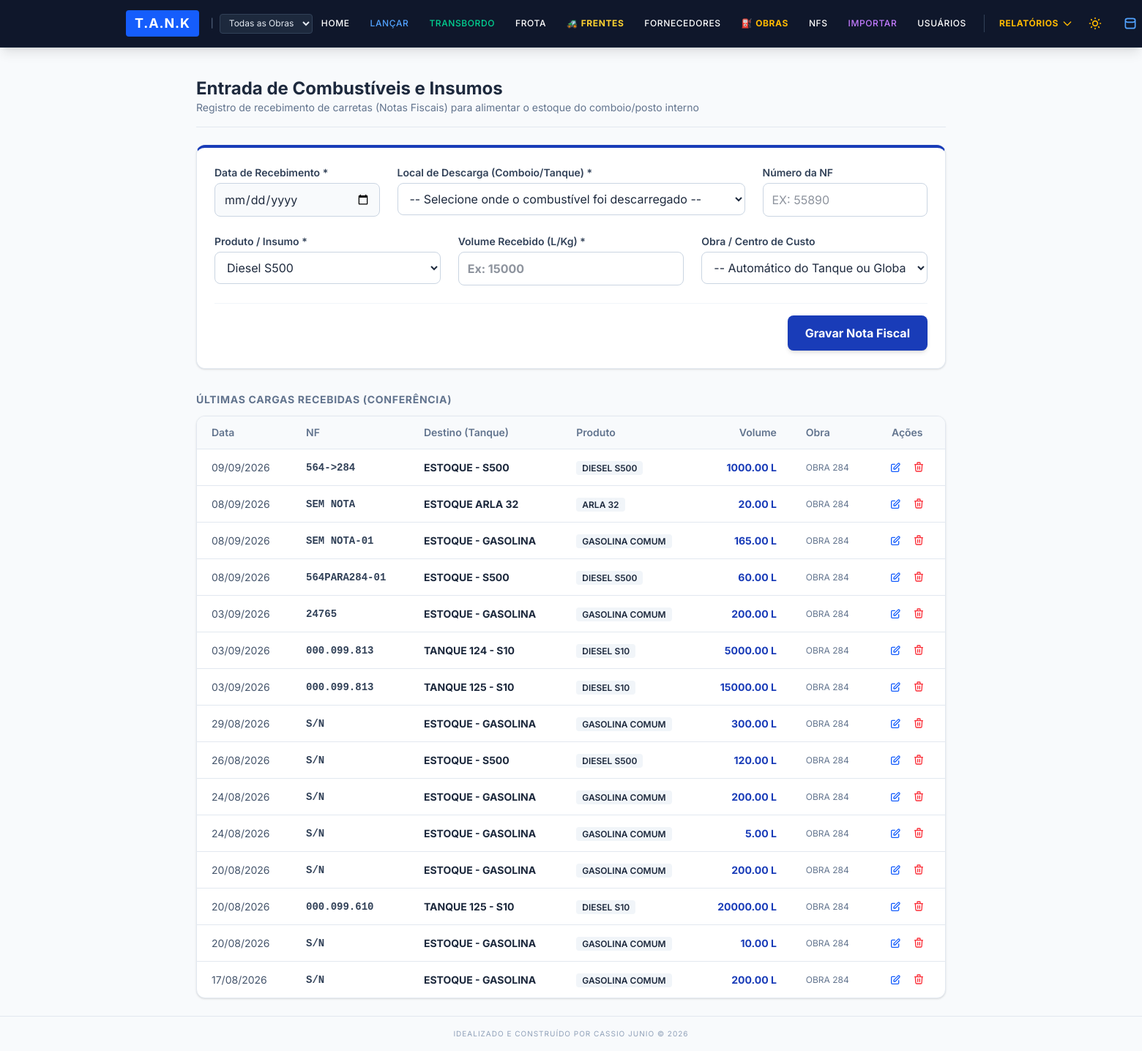
The page /entradas (signed in) on the database its author committed.
### app/models.py (models this page shows, shortened)
class EntradaInsumo(db.Model):
    __tablename__ = 'entradas_insumos'
    id = db.Column(db.Integer, primary_key=True)
    data_entrada = db.Column(db.Date, nullable=False)
    categoria_insumo = db.Column(db.String(50), nullable=False)
    quantidade = db.Column(db.Float, nullable=False)
    numero_nf = db.Column(db.String(50), nullable=True)
    fornecedor_id = db.Column(db.Integer, db.ForeignKey('fornecedores.id'), nullable=False)
    usuario_id = db.Column(db.Integer, db.ForeignKey('usuarios.id'), nullable=False)
    obra_id = db.Column(db.Integer, db.ForeignKey('obras.id'), nullable=True, index=True)
    fornecedor_rel = db.relationship('Fornecedor', backref='entradas_recebidas')
    usuario_rel = db.relationship('Usuario', backref='entradas_registradas')

class Fornecedor(db.Model):
    __tablename__ = 'fornecedores'
    id = db.Column(db.Integer, primary_key=True)
    nome = db.Column(db.String(100), unique=True, nullable=False, index=True)
    tipo_origem = db.Column(db.String(30), default='Interno')
    capacidade_litros = db.Column(db.Float, nullable=True)
    ativo = db.Column(db.Boolean, default=True, nullable=False)
    obra_id = db.Column(db.Integer, db.ForeignKey('obras.id'), nullable=True, index=True)
    estoque_inicial = db.Column(db.Float, default=0.0, nullable=True)  # Saldo inicial do tanque
    categoria_tanque = db.Column(db.String(30), default='Tanque', nullable=True)  # 'Tanque', 'Comboio', 'Posto Externo'
    tipo_combustivel = db.Column(db.String(50), default='DIESEL S10', nullable=True)  # 'DIESEL S10', 'DIESEL S500', 'GASOLINA COMUM', etc.
    abastecimentos = db.relationship('Abastecimento', backref='fornecedor_rel', lazy=True)

class Obra(db.Model):
    __tablename__ = 'obras'
    id = db.Column(db.Integer, primary_key=True)
    codigo = db.Column(db.String(20), unique=True, nullable=False, index=True)
    nome = db.Column(db.String(150), nullable=False)
    local = db.Column(db.String(200))
    responsavel = db.Column(db.String(100))
    ativa = db.Column(db.Boolean, default=True, nullable=False)
    data_inicio = db.Column(db.Date)
    data_criacao = db.Column(db.DateTime, default=datetime.utcnow)
    abastecimentos = db.relationship('Abastecimento', backref='obra_rel', lazy=True)
    entradas = db.relationship('EntradaInsumo', backref='obra_rel', lazy=True)
    transferencias = db.relationship('Transferencia', backref='obra_rel', lazy=True)
    fornecedores = db.relationship('Fornecedor', backref='obra_rel', lazy=True)
    usuarios = db.relationship('Usuario', backref='obra_rel', lazy=True, foreign_keys='Usuario.obra_padrao_id')
    frentes_servico = db.relationship('FrenteServico', backref='obra_rel', lazy=True)

### app/routes/operacoes.py (the view, shortened to what this page needs)
@operacoes_bp.route('/entradas', methods=['GET', 'POST'])
@admin_required
def entradas():
    return render_template(
        'entradas.html',
        fornecedores=Fornecedor.query.filter_by(ativo=True).order_by(Fornecedor.nome).all(),
        obras_lista=Obra.query.filter_by(ativa=True).order_by(Obra.nome).all() if current_user.is_global else (
            Obra.query.filter_by(id=current_user.obra_padrao_id, ativa=True).all() if current_user.obra_padrao_id else []
        ),
        entradas=EntradaInsumo.query.order_by(EntradaInsumo.data_entrada.desc(), EntradaInsumo.id.desc()).limit(15).all()
    )

### app/models.py (called while the page is built)
@login_manager.user_loader
def load_user(user_id):
    return Usuario.query.get(int(user_id))

    @property
    def is_admin(self):
        return self.nivel_acesso == 'administrador'

    @property
    def is_lancador(self):
        return self.nivel_acesso in ['administrador', 'lancador']

    @property
    def is_global(self):
        return self.acesso_global or self.is_admin

### app/routes/auth.py (called while the page is built)
def admin_required(f):
    @wraps(f)
    def decorated_function(*args, **kwargs):
        if not current_user.is_authenticated or not current_user.is_admin:
            flash('Acesso negado. Funcionalidade restrita a Administradores.', 'danger')
            return redirect(url_for('dashboard.index'))
        return f(*args, **kwargs)
    return decorated_function

### app/templates/entradas.html (shortened to what this page needs)
{% extends "base.html" %}
{% block content %}
<div class="space-y-6 max-w-5xl mx-auto" x-data="{
    fornSelect: '',
    obraSelect: '',
    categoriaSelect: 'DIESEL S500',
    atualizarPorFornecedor(event) {
        const sel = event.target;
        const opt = sel.options[sel.selectedIndex];
        if (opt) {
            const comb = opt.getAttribute('data-combustivel');
            const obra = opt.getAttribute('data-obra');
            if (comb) {
                this.categoriaSelect = comb;
            }
            if (obra && !this.obraSelect) {
                this.obraSelect = obra;
            }
        }
    }
}">
    <div class="border-b border-slate-200 dark:border-slate-700 pb-4 flex flex-col sm:flex-row sm:items-center sm:justify-between">
        <div>
            <h1 class="text-2xl font-bold text-slate-800 dark:text-slate-100">Entrada de Combustíveis e Insumos</h1>
            <p class="text-slate-500 dark:text-slate-400 text-sm">Registro de recebimento de carretas (Notas Fiscais) para alimentar o estoque do comboio/posto interno</p>
        </div>
    </div>
    <div class="bg-white dark:bg-slate-800 p-6 rounded-xl shadow-sm border border-slate-200 dark:border-slate-700 border-t-4 border-t-blue-800">
        <form action="{{ url_for('operacoes.entradas') }}" method="POST" class="space-y-6">
            <div class="grid grid-cols-1 md:grid-cols-4 gap-6">
                <div>
                    <label class="block text-sm font-semibold text-slate-700 dark:text-slate-300 mb-1">Data de Recebimento *</label>
                    <input type="date" name="data_entrada" required
                           value="{{ today_date or '' }}"
                           class="w-full px-3 py-2.5 border border-slate-300 dark:border-slate-600 rounded-lg focus:ring-2 focus:ring-blue-500 focus:border-blue-500 bg-slate-50 dark:bg-slate-700 dark:text-slate-100">
                </div>
                <div class="md:col-span-2">
                    <label class="block text-sm font-semibold text-slate-700 dark:text-slate-300 mb-1">Local de Descarga (Comboio/Tanque) *</label>
                    <select name="fornecedor_id" required @change="atualizarPorFornecedor($event)" x-model="fornSelect"
                            class="w-full px-3 py-2.5 border border-slate-300 dark:border-slate-600 rounded-lg focus:ring-2 focus:ring-blue-500 focus:border-blue-500 bg-white dark:bg-slate-700 dark:text-slate-100">
                        <option value="" disabled selected>-- Selecione onde o combustível foi descarregado --</option>
                    </select>
                </div>
                <div>
                    <label class="block text-sm font-semibold text-slate-700 dark:text-slate-300 mb-1">Número da NF</label>
                    <input type="text" name="numero_nf" placeholder="Ex: 55890" class="w-full px-3 py-2.5 border border-slate-300 dark:border-slate-600 rounded-lg focus:ring-2 focus:ring-blue-500 focus:border-blue-500 uppercase dark:bg-slate-700 dark:text-slate-100 dark:placeholder-slate-400">
                </div>
            </div>
            <div class="grid grid-cols-1 md:grid-cols-3 gap-6">
                <div>
                    <label class="block text-sm font-semibold text-slate-700 dark:text-slate-300 mb-1">Produto / Insumo *</label>
                    <select name="categoria_insumo" required x-model="categoriaSelect"
                            class="w-full px-3 py-2.5 border border-slate-300 dark:border-slate-600 rounded-lg focus:ring-2 focus:ring-blue-500 focus:border-blue-500 bg-white dark:bg-slate-700 dark:text-slate-100">
                        <option value="DIESEL S500">Diesel S500</option>
                    </select>
                </div>
                <div>
                    <label class="block text-sm font-semibold text-slate-700 dark:text-slate-300 mb-1">Volume Recebido (L/Kg) *</label>
                    <input type="number" step="0.01" min="0.01" name="quantidade" required placeholder="Ex: 15000" class="w-full px-3 py-2.5 border border-slate-300 dark:border-slate-600 rounded-lg focus:ring-2 focus:ring-blue-500 focus:border-blue-500 font-bold text-slate-800 dark:text-slate-100 dark:bg-slate-700 dark:placeholder-slate-400">
                </div>
                <div>
                    <label class="block text-sm font-semibold text-slate-700 dark:text-slate-300 mb-1">Obra / Centro de Custo</label>
                    <select name="obra_id" x-model="obraSelect"
                            class="w-full px-3 py-2.5 border border-slate-300 dark:border-slate-600 rounded-lg focus:ring-2 focus:ring-blue-500 focus:border-blue-500 bg-white dark:bg-slate-700 dark:text-slate-100">
                        <option value="">-- Automático do Tanque ou Global --</option>
                    </select>
                </div>
            </div>
            <div class="flex justify-end pt-4 border-t border-slate-100 dark:border-slate-700">
                <button type="submit" class="bg-blue-800 hover:bg-blue-900 dark:bg-blue-600 dark:hover:bg-blue-700 text-white px-6 py-3 rounded-lg font-bold shadow-md transition w-full sm:w-auto">
                    Gravar Nota Fiscal
                </button>
            </div>
        </form>
    </div>
    <div class="mt-8">
        <h3 class="text-sm font-bold text-slate-500 dark:text-slate-400 uppercase tracking-wider mb-3">Últimas Cargas Recebidas (Conferência)</h3>
        <div class="bg-white dark:bg-slate-800 rounded-xl shadow-sm border border-slate-200 dark:border-slate-700 overflow-hidden">
            <div class="overflow-x-auto">
                <table class="min-w-full divide-y divide-slate-200 dark:divide-slate-700 text-sm">
                    <thead class="bg-slate-50 dark:bg-slate-900 text-slate-500 dark:text-slate-400">
                        <tr>
                            <th class="px-5 py-3 text-left font-semibold">Data</th>
                            <th class="px-5 py-3 text-left font-semibold">NF</th>
                            <th class="px-5 py-3 text-left font-semibold">Destino (Tanque)</th>
                            <th class="px-5 py-3 text-left font-semibold">Produto</th>
                            <th class="px-5 py-3 text-right font-semibold">Volume</th>
                            <th class="px-5 py-3 text-left font-semibold">Obra</th>
                            <th class="px-5 py-3 text-center font-semibold">Ações</th>
                        </tr>
                    </thead>
                    <tbody class="divide-y divide-slate-200 dark:divide-slate-700">
                        {% for item in entradas %}
                        <tr class="hover:bg-slate-50 dark:hover:bg-slate-700/50 transition">
                            <td class="px-5 py-3 text-slate-600 dark:text-slate-300 whitespace-nowrap">{{ item.data_entrada.strftime('%d/%m/%Y') if item.data_entrada else '' }}</td>
                            <td class="px-5 py-3 font-mono font-bold text-slate-700 dark:text-slate-200 whitespace-nowrap">{{ item.numero_nf or 'S/N' }}</td>
                            <td class="px-5 py-3 font-bold text-slate-800 dark:text-slate-100 whitespace-nowrap">{{ item.fornecedor_rel.nome if item.fornecedor_rel else 'N/A' }}</td>
                            <td class="px-5 py-3 text-slate-600 dark:text-slate-300 whitespace-nowrap">
                                <span class="px-2 py-0.5 rounded text-xs font-semibold bg-slate-100 dark:bg-slate-700 text-slate-800 dark:text-slate-200">
                                    {{ item.categoria_insumo }}
                                </span>
                            </td>
                            <td class="px-5 py-3 font-bold text-blue-800 dark:text-blue-400 text-right whitespace-nowrap">{{ "%.2f"|format(item.quantidade) }} L</td>
                            <td class="px-5 py-3 whitespace-nowrap text-xs text-slate-500">
                                {{ item.obra_rel.codigo if item.obra_rel else '-' }}
                            </td>
                            <td class="px-5 py-3 text-center whitespace-nowrap">
                                <div class="flex items-center justify-center gap-2">
                                    <a href="{{ url_for('operacoes.editar_entrada', id=item.id) }}"
                                       class="text-blue-600 hover:text-blue-800 dark:text-blue-400 dark:hover:text-blue-300 p-1" title="Editar">
                                        <svg class="w-4 h-4" fill="none" stroke="currentColor" viewBox="0 0 24 24"><path stroke-linecap="round" stroke-linejoin="round" stroke-width="2" d="M11 5H6a2 2 0 00-2 2v11a2 2 0 002 2h11a2 2 0 002-2v-5m-1.414-9.414a2 2 0 112.828 2.828L11.828 15H9v-2.828l8.586-8.586z"></path></svg>
                                    </a>
                                    <form action="{{ url_for('operacoes.excluir_entrada', id=item.id) }}" method="POST" class="inline"
                                          onsubmit="return confirm('Deseja realmente estornar a entrada NF {{ item.numero_nf or '' }}?');">
                                        <button type="submit" class="text-red-500 hover:text-red-700 dark:hover:text-red-400 p-1" title="Excluir">
                                            <svg class="w-4 h-4" fill="none" stroke="currentColor" viewBox="0 0 24 24"><path stroke-linecap="round" stroke-linejoin="round" stroke-width="2" d="M19 7l-.867 12.142A2 2 0 0116.138 21H7.862a2 2 0 01-1.995-1.858L5 7m5 4v6m4-6v6m1-10V4a1 1 0 00-1-1h-4a1 1 0 00-1 1v3M4 7h16"></path></svg>
                                        </button>
                                    </form>
                                </div>
                            </td>
                        </tr>
                        {% else %}
                        <tr>
                            <td colspan="7" class="px-6 py-6 text-center text-slate-400 dark:text-slate-500">Nenhuma entrada registrada.</td>
                        </tr>
                        {% endfor %}
                    </tbody>
                </table>
            </div>
        </div>
    </div>
</div>
{% endblock %}

### app/templates/base.html (style rules this page uses)
body { font-family: 'Inter', sans-serif; }

### rows shown on the page
EntradaInsumo: data_entrada "09/09/2026", numero_nf "564->284", fornecedor_rel "ESTOQUE - S500", categoria_insumo "DIESEL S500", quantidade "1000.00", obra_rel "OBRA 284"
EntradaInsumo: data_entrada "08/09/2026", numero_nf "SEM NOTA", fornecedor_rel "ESTOQUE ARLA 32", categoria_insumo "ARLA 32", quantidade "20.00", obra_rel "OBRA 284"
EntradaInsumo: data_entrada "08/09/2026", numero_nf "SEM NOTA-01", fornecedor_rel "ESTOQUE - GASOLINA", categoria_insumo "GASOLINA COMUM", quantidade "165.00", obra_rel "OBRA 284"
EntradaInsumo: data_entrada "08/09/2026", numero_nf "564PARA284-01", fornecedor_rel "ESTOQUE - S500", categoria_insumo "DIESEL S500", quantidade "60.00", obra_rel "OBRA 284"
EntradaInsumo: data_entrada "03/09/2026", numero_nf "24765", fornecedor_rel "ESTOQUE - GASOLINA", categoria_insumo "GASOLINA COMUM", quantidade "200.00", obra_rel "OBRA 284"
EntradaInsumo: data_entrada "03/09/2026", numero_nf "000.099.813", fornecedor_rel "TANQUE 124 - S10", categoria_insumo "DIESEL S10", quantidade "5000.00", obra_rel "OBRA 284"
EntradaInsumo: data_entrada "03/09/2026", numero_nf "000.099.813", fornecedor_rel "TANQUE 125 - S10", categoria_insumo "DIESEL S10", quantidade "15000.00", obra_rel "OBRA 284"
EntradaInsumo: data_entrada "29/08/2026", numero_nf "S/N", fornecedor_rel "ESTOQUE - GASOLINA", categoria_insumo "GASOLINA COMUM", quantidade "300.00", obra_rel "OBRA 284"
EntradaInsumo: data_entrada "26/08/2026", numero_nf "S/N", fornecedor_rel "ESTOQUE - S500", categoria_insumo "DIESEL S500", quantidade "120.00", obra_rel "OBRA 284"
EntradaInsumo: data_entrada "24/08/2026", numero_nf "S/N", fornecedor_rel "ESTOQUE - GASOLINA", categoria_insumo "GASOLINA COMUM", quantidade "200.00", obra_rel "OBRA 284"
EntradaInsumo: data_entrada "24/08/2026", numero_nf "S/N", fornecedor_rel "ESTOQUE - GASOLINA", categoria_insumo "GASOLINA COMUM", quantidade "5.00", obra_rel "OBRA 284"
EntradaInsumo: data_entrada "20/08/2026", numero_nf "S/N", fornecedor_rel "ESTOQUE - GASOLINA", categoria_insumo "GASOLINA COMUM", quantidade "200.00", obra_rel "OBRA 284"
EntradaInsumo: data_entrada "20/08/2026", numero_nf "000.099.610", fornecedor_rel "TANQUE 125 - S10", categoria_insumo "DIESEL S10", quantidade "20000.00", obra_rel "OBRA 284"
EntradaInsumo: data_entrada "20/08/2026", numero_nf "S/N", fornecedor_rel "ESTOQUE - GASOLINA", categoria_insumo "GASOLINA COMUM", quantidade "10.00", obra_rel "OBRA 284"
EntradaInsumo: data_entrada "17/08/2026", numero_nf "S/N", fornecedor_rel "ESTOQUE - GASOLINA", categoria_insumo "GASOLINA COMUM", quantidade "200.00", obra_rel "OBRA 284"
